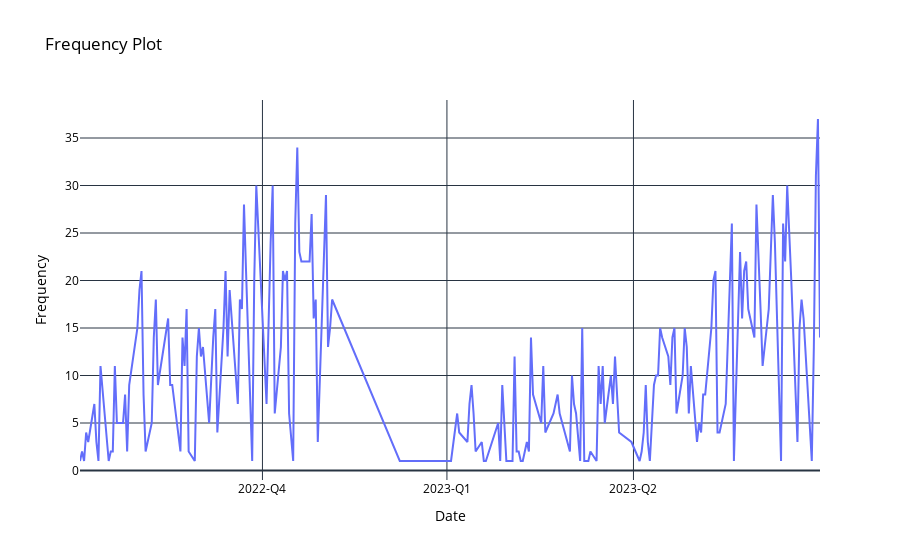

The notebook cell saved with this chart:
### Code cell
# Plot
freq_df = visits23csv['date'].value_counts().reset_index()
freq_df.columns = ['Date', 'Frequency']

freq_df = freq_df.sort_values('Date')

line_plot = go.Figure(
    data=go.Scatter(
        x=freq_df['Date'],
        y=freq_df['Frequency'],
        mode='lines'
    )
)

line_plot.update_layout(
    title = 'Frequency Plot',
    xaxis_title = 'Date',
    yaxis_title = 'Frequency',
    xaxis=dict(
        tickmode='array', 
        tickvals=pd.date_range(start=freq_df['Date'].min(), end=freq_df['Date'].max(), freq='Q'),
        ticktext=[f'{d.year}-Q{d.quarter}' for d in pd.date_range(start=freq_df['Date'].min(), end=freq_df['Date'].max(), freq='Q')],
        title_font=dict(color='black'),
        tickfont=dict(color='black'),
    ),
    yaxis=dict(
        title_font=dict(color='black'),
        tickfont=dict(color='black'),
    ),    
    plot_bgcolor='white',
    paper_bgcolor='white',
    font=dict(color='black')
)
# Show plot
line_plot.show()

### Figure 1 — Plotly figure (JSON) as saved in the notebook; plotly's stock layout.template omitted (floating-point values rounded to 4 significant figures; data arrays with more than 128 entries replaced by an {"elided": "..."} marker saying what was removed)
{"data": [{"mode": "lines", "x": {"elided": "201 str values"}, "y": {"elided": "201 int values"}, "type": "scatter"}], "layout": {"xaxis": {"title": {"text": "Date", "font": {"color": "black"}}, "tickfont": {"color": "black"}, "tickmode": "array", "tickvals": ["2022-12-31T00:00:00", "2023-03-31T00:00:00", "2023-06-30T00:00:00"], "ticktext": ["2022-Q4", "2023-Q1", "2023-Q2"]}, "yaxis": {"title": {"text": "Frequency", "font": {"color": "black"}}, "tickfont": {"color": "black"}}, "font": {"color": "black"}, "title": {"text": "Frequency Plot"}, "plot_bgcolor": "white", "paper_bgcolor": "white"}}
